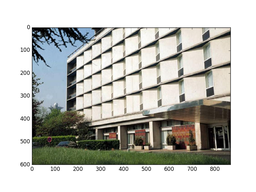
#> input picture original_imagef.png, 256 x 192 px, shrunk from 800 x 600 before the run
$ jupyter execute --allow-errors 'Line_Detection and_Circle_Detection_using_Hough_Transform(1).ipynb'
#> lines starting #> are read from the running program, lines starting #| are printed output that depends on the picture; after the words box and inside, x2 and y2 are one past the last pixel; in counts of white or black regions, pixels touching at a corner belong together
#> (a cell that did not finish here is left out)

#> (a cell that did not finish here is left out)

[cell 3]
import numpy as np
import matplotlib.pyplot as plt

[cell 4]
import cv2

#> (a cell that did not finish here is left out)

[cell 6]

def houghLine(image):
    #Get image dimensions
    # y for rows and x for columns
    Ny = image.shape[0]
    Nx = image.shape[1]

    #Max diatance is diagonal one
    Maxdist = int(np.round(np.sqrt(Nx**2 + Ny ** 2)))
    # Theta in range from -90 to 90 degrees
    thetas = np.deg2rad(np.arange(-180, 180))
    #Range of radius
    rs = np.linspace(-Maxdist, Maxdist, 2*Maxdist)
    accumulator = np.zeros((2 * Maxdist, len(thetas)))
    for y in range(Ny):
        for x in range(Nx):
         # Check if it is an edge pixel
         #  NB: y -> rows , x -> columns
            if image[y,x] > 0:
                for k in range(len(thetas)):
                    # Calculate space parameter
                    r = x*np.cos(thetas[k]) + y * np.sin(thetas[k])
                    # Update the accumulator
                    # N.B: r has value -max to max
                    # map r to its idx 0 : 2*max
                    accumulator[int(r) + Maxdist,k] += 1

    return accumulator, thetas, rs

[cell 7]
# # Theta in range from -90 to 90 degrees
# thetas = np.deg2rad(np.arange(-90, 90))
# #Range of radius
# rs = np.linspace(-Maxdist, Maxdist, 2*Maxdist)

[cell 8]
# accumulator = np.zeros((2 * Maxdist, len(thetas)))

[cell 9]
# for y in range(Ny):
#     for x in range(Nx):
#          # Check if it is an edge pixel
#          #  NB: y -> rows , x -> columns
#           if image[y,x] > 0:
#                 for k in range(len(thetas)):
#                     # Calculate space parameter
#                     r = x*np.cos(thetas[k]) + y * np.sin(thetas[k])
#                     # Update the accumulator
#                     # N.B: r has value -max to max
#                     # map r to its idx 0 : 2*max
#                     accumulator[int(r) + Maxdist,k] += 1

# return accumulator, thetas, rs

[cell 10]
image = np.zeros((150,150))
image[75, 75] = 1
image[50, 50] = 1
image[100, 100] = 1
image[100, 80] = 1

accumulator, thetas, rhos = houghLine(image)
plt.figure('Original Image')
plt.imshow(image)
plt.set_cmap('gray')
plt.figure('Hough Space')
plt.imshow(accumulator)
plt.set_cmap('twilight_r')
plt.show()

[cell 11]
image[:, :] = np.eye(150)

accumulator, thetas, rhos = houghLine(image)
plt.figure('Original Image')
plt.imshow(image)
plt.set_cmap('gray')
plt.figure('Hough Space')
plt.imshow(accumulator)
plt.set_cmap('turbo')
plt.show()
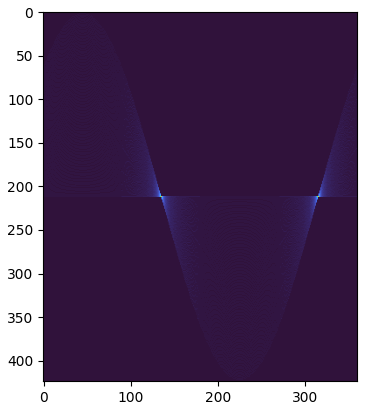
#> figure drawn by matplotlib, 1 panel

[cell 12]
idx = np.argmax(accumulator)
rho = int(rhos[int(idx / accumulator.shape[1])])
theta = thetas[int(idx % accumulator.shape[1])]
print("rho={0:.0f}, theta={1:.0f}".format(rho, np.rad2deg(theta)))

[cell 13]
image = cv2.imread('original_imagef.png', cv2.IMREAD_COLOR)
#> image is the input picture: shape (192, 256, 3); mean B, G, R 185.5, 190.9, 190.5
gray = cv2.cvtColor(image, cv2.COLOR_BGR2GRAY)
plt.imshow(image)
edges = cv2.Canny(gray, 50, 200)
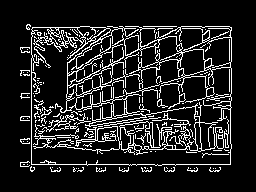
#> edges: shape (192, 256); 13.6% white in thin lines or dots, all inside (x1, y1, x2, y2) = (20, 24, 232, 172)
plt.imshow(edges)

# [8 lines of commented-out code are left out]

[cell 14]
plt.imshow(image)

[cell 15]
plt.imshow(edges)

[cell 16]
accumulator, thetas, rhos = houghLine(edges)
#> after the loop in houghLine (call 3), `for y in range(Ny):`:
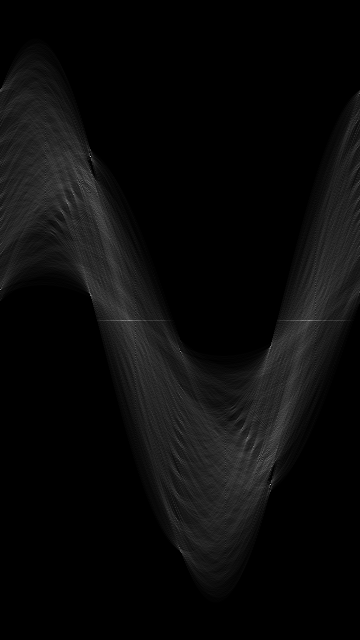
#> accumulator: shape (640, 360) float64; min 0, max 193, mean 10.4
#> thetas = 360 values from -3.14 to 3.12; rhos = 640 values from -320 to 320
plt.figure('Original Image')
plt.imshow(image)
plt.set_cmap('gist_ncar_r')
plt.figure('Hough Space')
plt.imshow(accumulator)
plt.set_cmap('turbo')
plt.show()

# Circle detection using Hough transform :-

[cell 17]
#########canny edge detection algorithm:-


from math import sqrt, atan2, pi
import numpy as np

def canny_edge_detector(input_image):
    input_pixels = input_image.load()
    width = input_image.width
    height = input_image.height

    # Transform the image to grayscale
    grayscaled = compute_grayscale(input_pixels, width, height)


    # Blur it to remove noise
    blurred = compute_blur(grayscaled, width, height)


    # Compute the gradient
    gradient, direction = compute_gradient(blurred, width, height)


    # Non-maximum suppression
    filter_out_non_maximum(gradient, direction, width, height)


    # Filter out some edges
    keep = filter_strong_edges(gradient, width, height, 20, 25)

    return keep


def compute_grayscale(input_pixels, width, height):
    grayscale = np.empty((width, height))
    for x in range(width):
        for y in range(height):
            pixel = input_pixels[x, y]
            grayscale[x, y] = (pixel[0] + pixel[1] + pixel[2]) / 3
    return grayscale


def compute_blur(input_pixels, width, height):
    # Keep coordinate inside image
    clip = lambda x, l, u: l if x < l else u if x > u else x

    # Gaussian kernel
    kernel = np.array([
        [1 / 256,  4 / 256,  6 / 256,  4 / 256, 1 / 256],
        [4 / 256, 16 / 256, 24 / 256, 16 / 256, 4 / 256],
        [6 / 256, 24 / 256, 36 / 256, 24 / 256, 6 / 256],
        [4 / 256, 16 / 256, 24 / 256, 16 / 256, 4 / 256],
        [1 / 256,  4 / 256,  6 / 256,  4 / 256, 1 / 256]
    ])

    # Middle of the kernel
    offset = len(kernel) // 2

    # Compute the blurred image
    blurred = np.empty((width, height))
    for x in range(width):
        for y in range(height):
            acc = 0
            for a in range(len(kernel)):
                for b in range(len(kernel)):
                    xn = clip(x + a - offset, 0, width - 1)
                    yn = clip(y + b - offset, 0, height - 1)
                    acc += input_pixels[xn, yn] * kernel[a, b]
            blurred[x, y] = int(acc)
    return blurred


def compute_gradient(input_pixels, width, height):
    gradient = np.zeros((width, height))
    direction = np.zeros((width, height))
    for x in range(width):
        for y in range(height):
            if 0 < x < width - 1 and 0 < y < height - 1:
                magx = input_pixels[x + 1, y] - input_pixels[x - 1, y]
                magy = input_pixels[x, y + 1] - input_pixels[x, y - 1]
                gradient[x, y] = sqrt(magx**2 + magy**2)
                direction[x, y] = atan2(magy, magx)
    return gradient, direction


def filter_out_non_maximum(gradient, direction, width, height):
    for x in range(1, width - 1):
        for y in range(1, height - 1):
            angle = direction[x, y] if direction[x, y] >= 0 else direction[x, y] + pi
            rangle = round(angle / (pi / 4))
            mag = gradient[x, y]
            if ((rangle == 0 or rangle == 4) and (gradient[x - 1, y] > mag or gradient[x + 1, y] > mag)
                    or (rangle == 1 and (gradient[x - 1, y - 1] > mag or gradient[x + 1, y + 1] > mag))
                    or (rangle == 2 and (gradient[x, y - 1] > mag or gradient[x, y + 1] > mag))
                    or (rangle == 3 and (gradient[x + 1, y - 1] > mag or gradient[x - 1, y + 1] > mag))):
                gradient[x, y] = 0


def filter_strong_edges(gradient, width, height, low, high):
    # Keep strong edges
    keep = set()
    for x in range(width):
        for y in range(height):
            if gradient[x, y] > high:
                keep.add((x, y))

    # Keep weak edges next to a pixel to keep
    lastiter = keep
    while lastiter:
        newkeep = set()
        for x, y in lastiter:
            for a, b in ((-1, -1), (-1, 0), (-1, 1), (0, -1), (0, 1), (1, -1), (1, 0), (1, 1)):
                if gradient[x + a, y + b] > low and (x+a, y+b) not in keep:
                    newkeep.add((x+a, y+b))
        keep.update(newkeep)
        lastiter = newkeep

    return list(keep)


if __name__ == "__main__":
    from PIL import Image, ImageDraw
    input_image = Image.open("a2MTm.jpg")
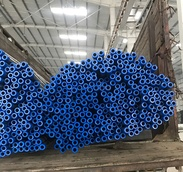
#> input picture a2MTm.jpg, 183 x 172 px, shrunk from 571 x 538 before the run
#> input_image is the input picture: PIL image 183x172 RGB; mean R, G, B 89.2, 98.9, 117.1
    output_image = Image.new("RGB", input_image.size)
#> output_image: PIL image 183x172 RGB; every value is 0
    draw = ImageDraw.Draw(output_image)
    for x, y in canny_edge_detector(input_image):
#> in canny_edge_detector, `width = input_image.width`: width = 183
#> in canny_edge_detector, `height = input_image.height`: height = 172
#> in canny_edge_detector, `grayscaled = compute_grayscale(input_pixels, width, height)`:
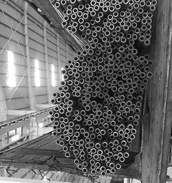
#> grayscaled: shape (183, 172) float64; min 7, max 255, mean 101.8
#> in compute_blur, `offset = len(kernel) // 2`: offset = 2
#> in canny_edge_detector, `gradient, direction = compute_gradient(blurred, width, height)`:
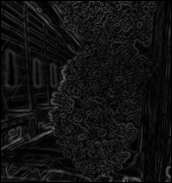
#> gradient: shape (183, 172) float64; min 0, max 108.3, mean 18.1
#> in canny_edge_detector, `gradient, direction = compute_gradient(blurred, width, height)`:
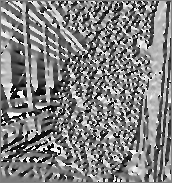
#> direction: shape (183, 172) float64; min -3.12, max 3.14, mean 0.0426; drawn with min black and max white
#> in filter_strong_edges, `keep = set()`: keep = 0 items
#> in filter_strong_edges, `lastiter = keep`: lastiter = 5208 items
#> in canny_edge_detector, `keep = filter_strong_edges(gradient, width, height, 20, 25)`: keep = 6647 items
        draw.point((x, y), (255, 255, 255))
#> this loop made 6647 passes
    output_image.save("canny_02_circle.png")
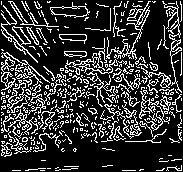
#> saved as canny_02_circle.png: PIL image 183x172 RGB; 21.1% white in thin lines or dots

#> (a cell that did not finish here is left out)

[cell 19]
output_image

[cell 20]
Image.open("canny.png")
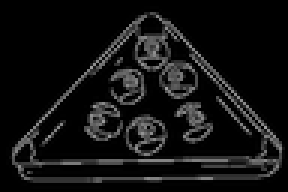
#> input picture canny.png, 96 x 64 px, shrunk from 300 x 200 before the run (shown 3 times larger)

[cell 21]
### NOW HERE  CIRCLE DETECTION ALGORITHM USING HIOUGH TRANSFORMATION:-


from PIL import Image, ImageDraw
from math import sqrt, pi, cos, sin
from collections import defaultdict


# Load image:
input_image = Image.open("a2MTm.jpg")

# Output image:
output_image = Image.new("RGB", input_image.size)
output_image.paste(input_image)
draw_result = ImageDraw.Draw(output_image)

# Find circles

rmin = 8
rmax = 20
steps = 100
threshold = 0.4

points = []
for r in range(rmin, rmax + 1):
    for t in range(steps):
        points.append((r, int(r * cos(2 * pi * t / steps)), int(r * sin(2 * pi * t / steps))))

acc = defaultdict(int)
for x, y in canny_edge_detector(input_image):
    for r, dx, dy in points:
        a = x - dx
        b = y - dy
        acc[(a, b, r)] += 1
#> after the loop, acc = 512869 items

circles = []
#> circles = []
for k, v in sorted(acc.items(), key=lambda i: -i[1]):
    x, y, r = k
    if v / steps >= threshold and all((x - xc) ** 2 + (y - yc) ** 2 > rc ** 2 for xc, yc, rc in circles):
        print(v / steps, x, y, r)
        circles.append((x, y, r))
#> this loop made 512869 passes
#> (v, x, y, r) on passes 1 to 3: (64, 14, 77, 8), (62, 9, 67, 8), (60, 28, 82, 10)
#| 0.64 14 77 8
#| 0.62 9 67 8
#| 0.6 28 82 10
#| 0.6 107 91 8
#| 0.58 9 94 8
#| 0.58 94 65 9
#| 0.58 111 56 8
#| 0.58 18 87 8
#> (further printed lines are left out)
#> after the loop, circles = 109 items, first 6: (14, 77, 8), (9, 67, 8), (28, 82, 10), (107, 91, 8), (9, 94, 8), (94, 65, 9)

for x, y, r in circles:
    draw_result.ellipse((x-r, y-r, x+r, y+r), outline=(255,0,0,0))
#> this loop made 109 passes
#> (x, y, r) on passes 1 to 12: (14, 77, 8), (9, 67, 8), (28, 82, 10), (107, 91, 8), (9, 94, 8), (94, 65, 9), (111, 56, 8), (18, 87, 8), (156, 111, 9), (114, 67, 8), (131, 127, 8), (32, 120, 11)

# Save output image
output_image.save("result_circle_02.png")

[cell 22]
Image.open("result.png")
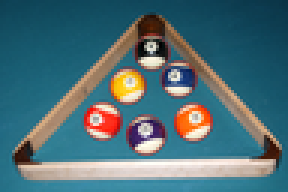
#> input picture result.png, 96 x 64 px, shrunk from 300 x 200 before the run (shown 3 times larger)
